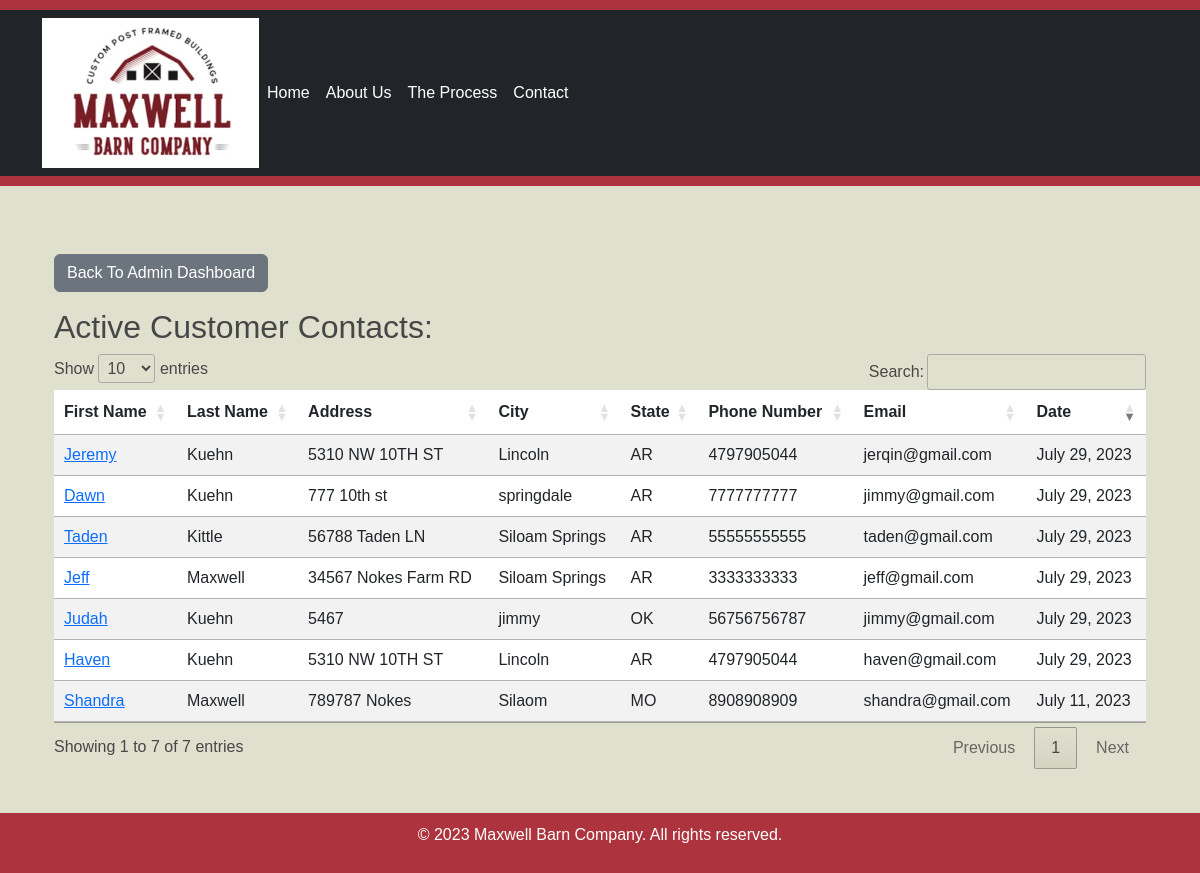
/customer_list, run on the app's committed database.
### web/models.py (models this page shows, shortened)
class Customer(models.Model):
    name_first = models.CharField(max_length=64, verbose_name="First Name")
    name_last = models.CharField(max_length=64, verbose_name="Last Name")
    address = models.CharField(max_length=200)
    add_city = models.CharField(max_length=64, verbose_name="City")
    add_state = models.CharField(max_length=2, choices=STATE_CHOICES, verbose_name="State")
    zip = models.CharField(max_length=12, null=True, blank=True)
    phone_number = models.CharField(max_length=16, verbose_name="Phone Number")
    email = models.EmailField()
    date = models.DateTimeField(default=timezone.now)
    barn_type = models.CharField(max_length=20, choices=BARN_TYPE, verbose_name="Desired Structure Usuage", null=True, blank=True)
    archived = models.BooleanField(default=False)

### web/views.py (the view)
# urls.py: path("customer_list", views.customer_list, name="customer_list")
def customer_list(request):
    customers = Customer.objects.all()
    return render(request, "web/customer_list.html", {
        "customers": customers
    })

### web/templates/web/customer_list.html (shortened to what this page needs)
{% extends "web/layout.html" %}
{% block content %}
{% load static %}
<link rel="stylesheet" type="text/css" href="https://cdn.datatables.net/1.11.5/css/jquery.dataTables.css">
<div class="container mt-4">
  <div class="row">
    <div class="col">
        <a href="{% url 'user_admin' %}" class="btn btn-secondary mb-3">Back To Admin Dashboard</a>
      <h2>Active Customer Contacts:</h2>
      <div class="table-responsive">
        <table id="customer-table" class="table table-striped">
          <thead>
            <tr>
              <th>First Name</th>
              <th>Last Name</th>
              <th>Address</th>
              <th>City</th>
              <th>State</th>
              <th>Phone Number</th>
              <th>Email</th>
              <th>Date</th>
            </tr>
          </thead>
          <tbody>
            {% for customer in customers %}
            <tr>
              <td><a href="{% url 'customer_profile' cust_id=customer.id %}">{{ customer.name_first }}</a></td>
              <td>{{ customer.name_last }}</td>
              <td>{{ customer.address }}</td>
              <td>{{ customer.add_city }}</td>
              <td>{{ customer.add_state }}</td>
              <td>{{ customer.phone_number }}</td>
              <td>{{ customer.email }}</td>
              <td>{{ customer.date|date:"F d, Y" }}</td>
            </tr>
            {% endfor %}
          </tbody>
        </table>
      </div>
    </div>
  </div>
</div>
{% endblock %}

### web/templates/web/layout.html (style rules this page uses)
body { background-color: #E0E0CE; color: #474747; font-family: Arial, sans-serif; }

### data on the page
Customer: name_first "Jeremy", name_last "Kuehn", address "5310 NW 10TH ST", add_city "Lincoln", add_state "AR", phone_number "4797905044", email "jerqin@gmail.com", date "July 29, 2023"
Customer: name_first "Dawn", name_last "Kuehn", address "777 10th st", add_city "springdale", add_state "AR", phone_number "7777777777", email "jimmy@gmail.com", date "July 29, 2023"
Customer: name_first "Taden", name_last "Kittle", address "56788 Taden LN", add_city "Siloam Springs", add_state "AR", phone_number "55555555555", email "taden@gmail.com", date "July 29, 2023"
Customer: name_first "Jeff", name_last "Maxwell", address "34567 Nokes Farm RD", add_city "Siloam Springs", add_state "AR", phone_number "3333333333", email "jeff@gmail.com", date "July 29, 2023"
Customer: name_first "Shandra", name_last "Maxwell", address "789787 Nokes", add_city "Silaom", add_state "MO", phone_number "8908908909", email "shandra@gmail.com", date "July 11, 2023"
Customer: name_first "Judah", name_last "Kuehn", address "5467", add_city "jimmy", add_state "OK", phone_number "56756756787", email "jimmy@gmail.com", date "July 29, 2023"
Customer: name_first "Haven", name_last "Kuehn", address "5310 NW 10TH ST", add_city "Lincoln", add_state "AR", phone_number "4797905044", email "haven@gmail.com", date "July 29, 2023"
